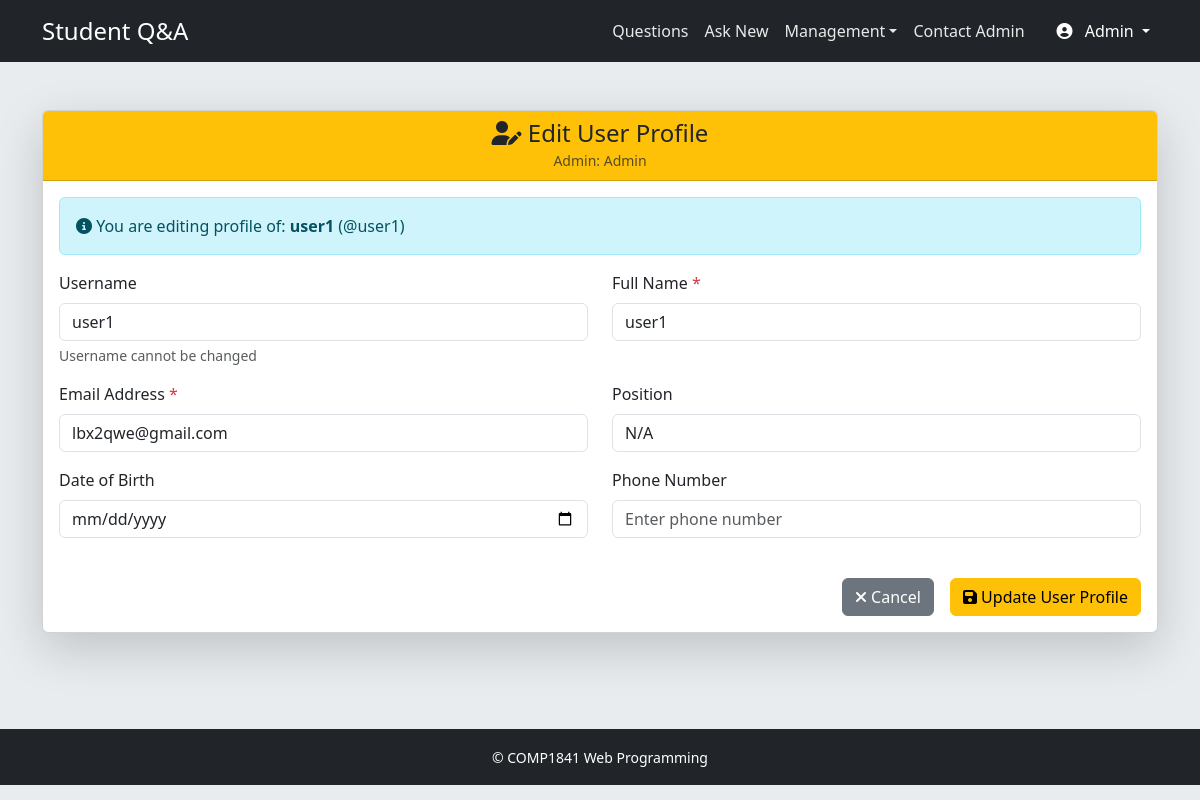
/cw1841/admin_edit_user.php?id=2 (signed in), run on the app's committed database.
### tables this page shows
CREATE TABLE `users` (
  `UserID` int(11) NOT NULL AUTO_INCREMENT,
  `Username` varchar(50) NOT NULL,
  `Password` varchar(255) NOT NULL,
  `Name` varchar(100) NOT NULL,
  `DateOfBirth` date DEFAULT NULL,
  `PhoneNumber` varchar(15) DEFAULT NULL,
  `Email` varchar(100) NOT NULL,
  `Position` varchar(50) DEFAULT NULL,
  `Avatar` varchar(255) DEFAULT NULL,
  PRIMARY KEY (`UserID`),
  UNIQUE KEY `Username` (`Username`),
  UNIQUE KEY `Email` (`Email`)
);

### cw1841/admin_edit_user.php (the view, shortened to what this page needs)
<?php
include 'config.php';
$user_details = [];
$user_id = $_GET['id'] ?? null;
try {
    $pdo = new PDO($dsn, $user, $pass);
    $pdo->setAttribute(PDO::ATTR_ERRMODE, PDO::ERRMODE_EXCEPTION);
    $user_sql = "SELECT UserID, Username, Name, Email, Position, DateOfBirth, PhoneNumber
                 FROM users WHERE UserID = :user_id";
    $user_stmt = $pdo->prepare($user_sql);
    $user_stmt->bindParam(':user_id', $user_id, PDO::PARAM_INT);
    $user_stmt->execute();
    $user_details = $user_stmt->fetch(PDO::FETCH_ASSOC);
} catch (PDOException $e) {
    $message = "❌ Database Error: " . $e->getMessage();
}
include 'header.php';
?>
<div class="card shadow-lg">
    <div class="card-header text-center bg-warning text-dark">
        <h4 class="mb-0"><i class="fas fa-user-edit"></i> Edit User Profile</h4>
        <small class="text-muted">Admin: <?= htmlspecialchars($_SESSION['name'] ?? 'Admin') ?></small>
    </div>
    <div class="card-body">
        <div class="alert alert-info">
            <i class="fas fa-info-circle"></i> You are editing profile of: <strong><?= htmlspecialchars($user_details['Name']) ?></strong> (@<?= htmlspecialchars($user_details['Username']) ?>)
        </div>
        <form method="POST" action="admin_edit_user.php?id=<?= $user_id ?>" id="profileForm">
            <div class="row">
                <div class="col-md-6 mb-3">
                    <label class="form-label">Username</label>
                    <input type="text" class="form-control" value="<?= htmlspecialchars($user_details['Username']) ?>" readonly>
                    <div class="form-text text-muted">Username cannot be changed</div>
                </div>
                <div class="col-md-6 mb-3">
                    <label class="form-label">Full Name <span class="text-danger">*</span></label>
                    <input type="text" name="name" class="form-control" required
                           value="<?= htmlspecialchars($user_details['Name']) ?>">
                </div>
                <div class="col-md-6 mb-3">
                    <label class="form-label">Email Address <span class="text-danger">*</span></label>
                    <input type="email" name="email" class="form-control" required
                           value="<?= htmlspecialchars($user_details['Email']) ?>">
                </div>
                <div class="col-md-6 mb-3">
                    <label class="form-label">Position</label>
                    <input type="text" name="position" class="form-control"
                           value="<?= htmlspecialchars($user_details['Position'] ?? '') ?>"
                           placeholder="E.g., Student, Teacher, etc.">
                </div>
                <div class="col-md-6 mb-3">
                    <label class="form-label">Date of Birth</label>
                    <input type="date" name="date_of_birth" class="form-control"
                           value="<?= htmlspecialchars($user_details['DateOfBirth'] ?? '') ?>">
                </div>
                <div class="col-md-6 mb-3">
                    <label class="form-label">Phone Number</label>
                    <input type="tel" name="phone_number" class="form-control"
                           value="<?= htmlspecialchars($user_details['PhoneNumber'] ?? '') ?>"
                           placeholder="Enter phone number">
                </div>
            </div>
            <div class="d-grid gap-2 d-md-flex justify-content-md-end mt-4">
                <a href="manage_users.php" class="btn btn-secondary me-md-2">
                    <i class="fas fa-times"></i> Cancel
                </a>
                <button type="submit" class="btn btn-warning">
                    <i class="fas fa-save"></i> Update User Profile
                </button>
            </div>
        </form>
    </div>
</div>
<?php
include 'footer.php';
?>

### cw1841/header.php (style rules this page uses)
body { background-color: #e9ecef; }

### data on the page
users: Name "user1", Username "user1", name "user1", email "lbx2qwe@gmail.com", position "N/A"

### other printed values
$_SESSION['name'] "Admin"
